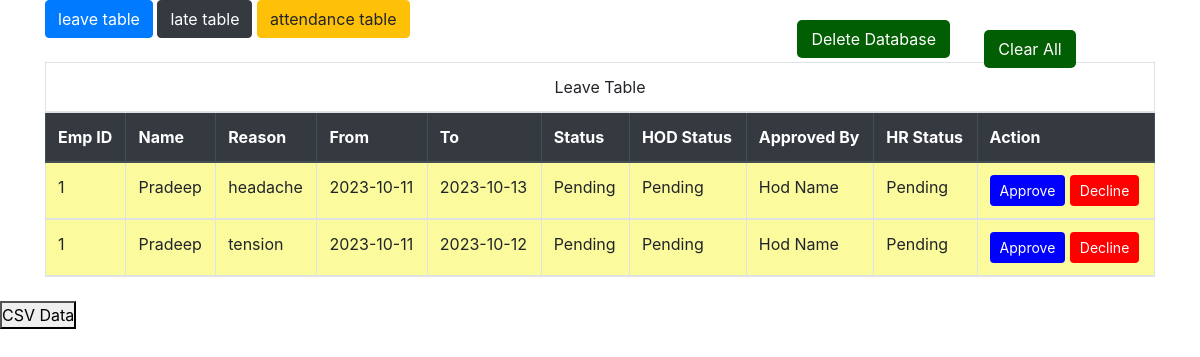
/request_disp, run on an earlier commit of the app's database.
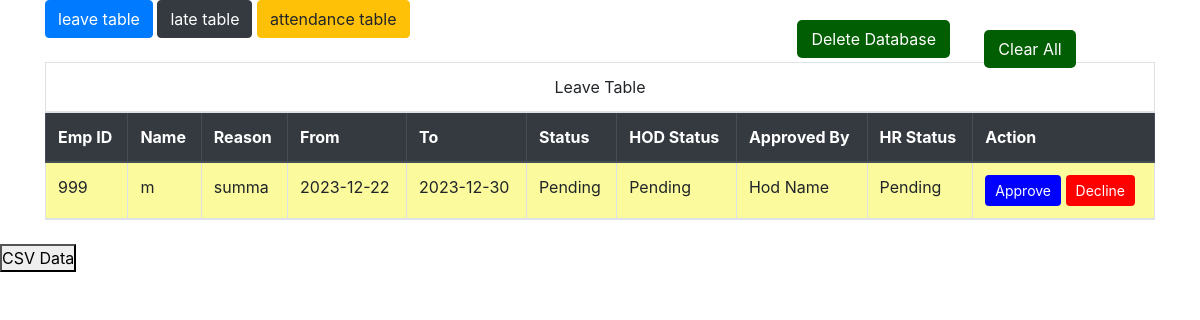
And on a later commit of the database.
### app/models.py (models this page shows)
class leave(db.Model, UserMixin):
    id = db.Column(db.Integer, primary_key=True)
    emp_id = db.Column(db.Integer)
    emp_name = db.Column(db.String(150), nullable=False)
    reason = db.Column(db.String(150), nullable=False)
    from_date = db.Column(db.String(150), nullable=False)
    to_date = db.Column(db.String(150), nullable=False)
    status = db.Column(db.String(150), default='Pending')
    hod_approval = db.Column(db.String(150), default='Pending')
    approved_by = db.Column(db.String(150), default='Pending')
    hr_approval = db.Column(db.String(150), default='Pending')
    date = db.Column(db.DateTime(timezone=True), default=func.now())

### app/views.py (the view)
@views.route('/request_disp')
def request_disp():
    late_permission=late.query.order_by(late.date).all()
    leave_permission=leave.query.order_by(leave.date).all()
    return render_template('request_disp.html',late_permission=late_permission,leave_permission=leave_permission)

### app/templates/request_disp.html (shortened to what this page needs)
<!DOCTYPE html>
<html lang="en">
<head>
    <link rel="stylesheet" href="https://maxcdn.bootstrapcdn.com/bootstrap/4.5.2/css/bootstrap.min.css">
    <link rel="stylesheet" href="static/css/notify.css">
    <link rel="stylesheet" href="static/css/late_disp.css">
</head>
<body>
    <form action='/del_db' method='post'>
        <button type='submit' style="right:250px; top:20px; padding: 7px 14px;border-radius: 5px;border: none;background: #025e02;color: #ffffff;cursor: pointer;position: fixed;text-transform: capitalize;"> Delete Database </button>
    </form>
    <div class="container">
        <div class="sidemenu">
            <ul class="sidemenuList">
                <li class="btn btn-primary btnlist leave">
                    leave table
                </li>
                <li class="btn btn-dark btnlist late">
                    late table
                </li>
                <li class="btn btn-warning btnlist attendance">
                    attendance table
                </li>
            </ul>
        </div>
        <div class="notifyContainer">
            <div class="options">
                <button class="clear">clear All</button>
            </div>
        </div>
    </div>
    <div class="container mt-4">
        <table class="table table-striped table-bordered leavetable"  id='leave_table'>
            <thead class="thead-dark">
                <tr>
                    <td colspan='10' style='text-align: center; text-transform: capitalize;'>Leave Table</td>
                </tr>
                <tr>
                    <th>Emp ID</th>
                    <th>Name</th>
                    <th>Reason</th>
                    <th>From</th>
                    <th>To</th>
                    <th>Status</th>
                    <th>HOD Status</th>
                    <th>Approved By</th>
                    <th>HR Status</th>
                    <th>Action</th>
                </tr>
                {% for leave_permission in leave_permission %}
                    <tr style="background-color: #fbfb9d;">
                        <td>{{leave_permission.emp_id}}</td>
                        <td>{{leave_permission.emp_name}}</td>
                        <td>{{leave_permission.reason}}</td>
                        <td>{{leave_permission.from_date}}</td>
                        <td>{{leave_permission.to_date}}</td>
                        <td class="status">{{leave_permission.status}}</td>
                        <td>{{leave_permission.hod_approval}}</td>
                        <td>{{leave_permission.approved_by}}</td>
                        <td>{{leave_permission.hr_approval}}</td>
                        <td><button class="btn btn-sm btn-primary leavetable" name='approve' onclick="Leave_Approve({{leave_permission.emp_id}})" id='approve'>Approve</button>
                        <button class="btn btn-sm btn-danger leavetable" name='decline' onclick="Leave_Decline({{leave_permission.emp_id}})" id='decline'>Decline</button></td>
                    </tr>
                {% endfor %}
            </thead>
        </table>
    </div>
    <form action='/upload_csv_page' method='post'>
        <button type='submit'> CSV Data </button>
    </form>
</body>
</html>

### app/static/css/notify.css (style rules this page uses)
* { margin: 0; padding: 0; box-sizing: border-box; }
.notifyContainer { position: fixed; right: 20px; top: 20px; width: 300px; min-height: 0px; max-height: 95vh; border-radius: 5px; display: flex; flex-direction: column; gap: 10px; justify-content: center; padding: 10px; overflow-y: scroll; overflow-x: hidden; transition: all .5s; scroll-behavior: auto; }
.options { width: 100%; display: flex; justify-content: center; }
.clear { padding: 7px 14px; border-radius: 5px; border: none; background: #025e02; color: #ffffff; cursor: pointer; position: fixed; text-transform: capitalize; }

### app/static/css/late_disp.css (style rules this page uses)
table { width: 100%; border-collapse: collapse; border-spacing: 0; }
th { background-color: #f2f2f2; padding: 10px; text-align: left; border-bottom: 1px solid #ddd; }
tr { border-bottom: 1px solid #ddd; }
tr:nth-child(even) { background-color: #f2f2f2; }
td { padding: 10px; }
#decline { background-color: #ff0000; color: #fff; border: none; padding: 5px 10px; border-radius: 4px; cursor: pointer; }
#approve { background-color: #0000ff; color: #fff; border: none; padding: 5px 10px; border-radius: 4px; cursor: pointer; }

What changed in the data, as far as the page shows it:
removed leave: emp_id "1", emp_name "Pradeep", reason "tension", from_date "2023-10-11", to_date "2023-10-12", status "Pending", hod_approval "Pending", approved_by "Hod Name", hr_approval "Pending"
changed leave "Pending": emp_id "1" → "999"; emp_name "Pradeep" → "m"; reason "headache" → "summa"; from_date "2023-10-11" → "2023-12-22"; to_date "2023-10-13" → "2023-12-30"
